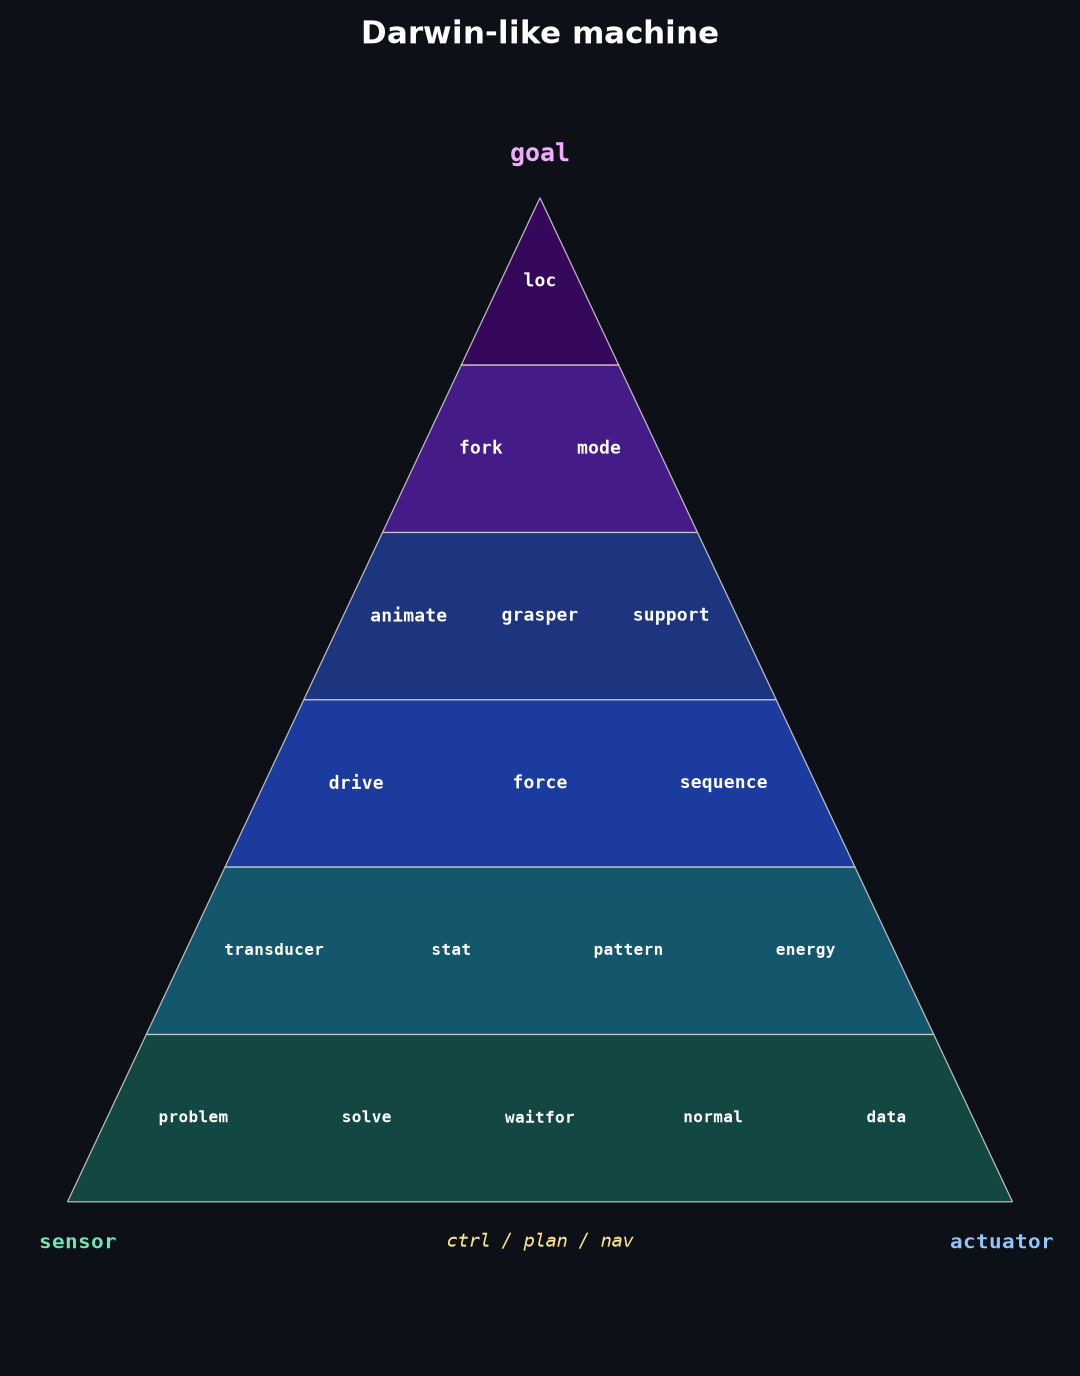

The script that saved this image:
#!/usr/bin/env python3
"""darwin_triangle.py

Generates a stylized layered triangle image representing the Darwin-like machine.
Saves to darwin_triangle.png.
"""

import numpy as np
import matplotlib.pyplot as plt
from matplotlib.patches import Polygon

fig, ax = plt.subplots(figsize=(7, 9))
ax.set_xlim(0, 1)
ax.set_ylim(-0.05, 1.05)
ax.axis("off")
fig.patch.set_facecolor("#0d1117")
ax.set_facecolor("#0d1117")

# Triangle geometry: apex at top, base at bottom
apex_x, apex_y = 0.5, 0.90
base_y = 0.08
base_lx, base_rx = 0.05, 0.95

def edges(t):
    """At t=0 apex, t=1 base: return (y, left_x, right_x)."""
    y  = apex_y - t * (apex_y - base_y)
    lx = apex_x - t * (apex_x - base_lx)
    rx = apex_x + t * (base_rx - apex_x)
    return y, lx, rx

# Layer colours: deep purple → blue-teal toward base
layer_colors = ["#3b0764", "#4c1d95", "#1e3a8a", "#1e40af", "#155e75", "#134e4a"]

# Quark labels per layer (top → bottom)
layers = [
    ["loc"],
    ["fork", "mode"],
    ["animate", "grasper", "support"],
    ["drive", "force", "sequence"],
    ["transducer", "stat", "pattern", "energy"],
    ["problem", "solve", "waitfor", "normal", "data"],
]

n = len(layers)

# Draw filled trapezoid bands
for i in range(n):
    t0, t1 = i / n, (i + 1) / n
    y0, lx0, rx0 = edges(t0)
    y1, lx1, rx1 = edges(t1)
    pts = [(lx0, y0), (rx0, y0), (rx1, y1), (lx1, y1)]
    ax.add_patch(Polygon(pts, closed=True, facecolor=layer_colors[i],
                         edgecolor="#cccccc", linewidth=0.6, alpha=0.9))

# Quark text in each band
for i, quarks in enumerate(layers):
    t_mid = (i + 0.5) / n
    y_mid, lx, rx = edges(t_mid)
    w = rx - lx
    for j, q in enumerate(quarks):
        x = lx + (j + 0.5) / len(quarks) * w
        fs = 7.5 if len(quarks) > 3 else 8.5
        ax.text(x, y_mid, q, ha="center", va="center",
                color="white", fontsize=fs, fontfamily="monospace",
                fontweight="bold")

# "goal" label at apex
ax.text(apex_x, apex_y + 0.025, "goal", ha="center", va="bottom",
        color="#f0abfc", fontsize=12, fontweight="bold", fontfamily="monospace")

# "sensor" and "actuator" at base corners
ax.text(base_lx + 0.01, base_y - 0.025, "sensor", ha="center", va="top",
        color="#6ee7b7", fontsize=10, fontweight="bold", fontfamily="monospace")
ax.text(base_rx - 0.01, base_y - 0.025, "actuator", ha="center", va="top",
        color="#93c5fd", fontsize=10, fontweight="bold", fontfamily="monospace")

# "ctrl / plan / nav" centred below the base
ax.text(0.5, base_y - 0.025, "ctrl / plan / nav", ha="center", va="top",
        color="#fde68a", fontsize=9, fontfamily="monospace", style="italic")

# Title
ax.text(0.5, 1.02, "Darwin-like machine", ha="center", va="bottom",
        color="white", fontsize=15, fontweight="bold")

plt.tight_layout(pad=0)
plt.savefig("darwin_triangle.png", dpi=150, bbox_inches="tight",
            facecolor="#0d1117")
print("Saved darwin_triangle.png")

# White background version
fig.patch.set_facecolor("white")
ax.set_facecolor("white")
# Swap text colours for visibility on white
for txt in ax.texts:
    if txt.get_color() == "white":
        txt.set_color("#1a1a1a")
plt.savefig("darwin_triangle_light.png", dpi=150, bbox_inches="tight",
            facecolor="white")
print("Saved darwin_triangle_light.png")
